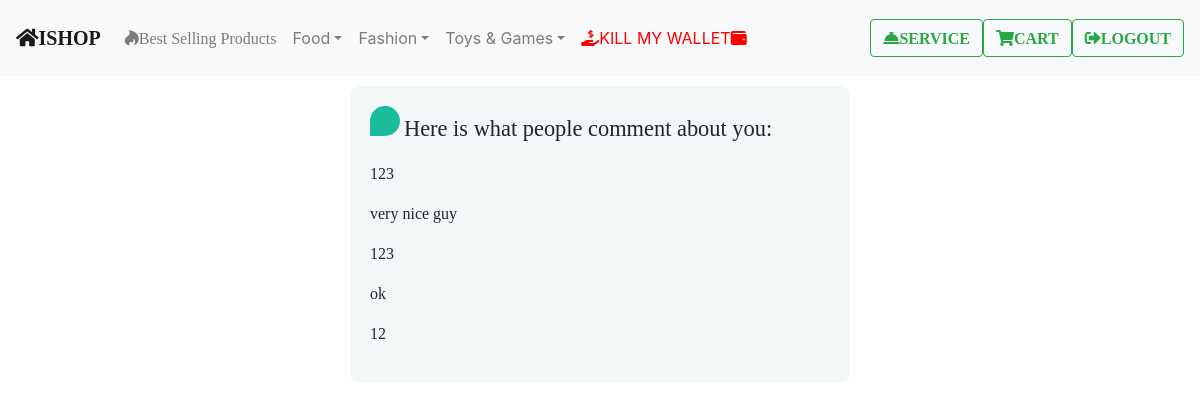
Screenshot of /myreview/ (signed in) with the database file from the repository.
### core/models.py (models this page shows)
class shopperReview(models.Model):
    shopper = models.ForeignKey(User, on_delete=models.CASCADE)
    review = models.CharField(max_length=1000)
    reviewScore = models.IntegerField(validators=[MinValueValidator(0), MaxValueValidator(5)])

### core/views.py (the view)
# urls.py: path('myreview/', views.myReview),
@login_required
def myReview(request):
    reviewHtml = "myReview.html"
    user = request.user
    reviews = shopperReview.objects.filter(shopper=user)
    context = {
        "reviews": reviews
    }
    return render(request, reviewHtml, context)

### core/templates/myReview.html (shortened to what this page needs)
{% extends 'template.html' %}
{% block body %}
<div class="form-style-5">
    <legend><span class="number"></span>Here is what people comment about you:</legend>
    {% for review in reviews %}
    <p>{{ review.review }}</p>
    {% endfor %}
</div>
{% endblock body %}

### core/static/form.css (style rules this page uses)
.form-style-5 { max-width: 500px; padding: 10px 20px; background: #f4f7f8; margin: 10px auto; padding: 20px; background: #f4f7f8; border-radius: 8px; font-family: Georgia, "Times New Roman", Times, serif; }
.form-style-5 legend { font-size: 1.4em; margin-bottom: 10px; }
.form-style-5 .number { background: #1abc9c; color: #fff; height: 30px; width: 30px; display: inline-block; font-size: 0.8em; margin-right: 4px; line-height: 30px; text-align: center; text-shadow: 0 1px 0 rgba(255,255,255,0.2); border-radius: 15px 15px 15px 0px; }

### core/static/cart.css (style rules this page uses)
html, html a { -webkit-font-smoothing: antialiased; text-shadow: 1px 1px 1px rgba(0, 0, 0, 0.004); }
body { background-color: #fff; color: #666; font-family: 'Open Sans', sans-serif; font-size: 62.5%; margin: 0 auto; }
p { margin: 0.75rem 0 0; }

### rows the page displays
shopperReview: review "123"
shopperReview: review "very nice guy"
shopperReview: review "123"
shopperReview: review "ok"
shopperReview: review "12"
